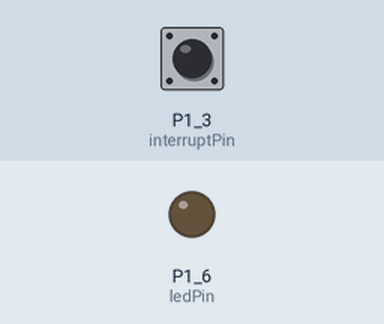
Bench run of a sketch on a simulated TI MSP430 LaunchPad. Shown: output pins drawn as LEDs (lit = HIGH). Inputs (shaded band) come from the test bench; at power-on: P1_3 (interruptPin) HIGH.

Above: at 1.2 s.
1.3 s: P1_3 (interruptPin) pulled LOW for 0.15 s
At 2.2 s:
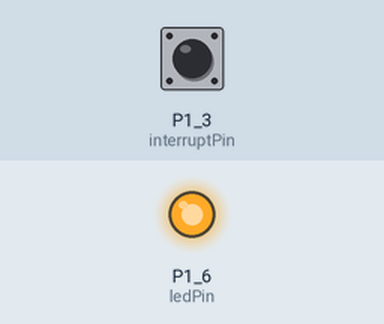
2.9 s: P1_3 (interruptPin) pulled LOW for 1 s
At 3.4 s:
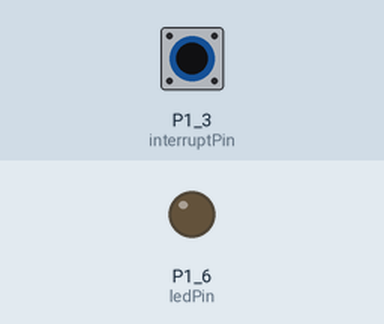
5.4 s: P1_3 (interruptPin) pulled LOW for 3.2 s
At 6.5 s:
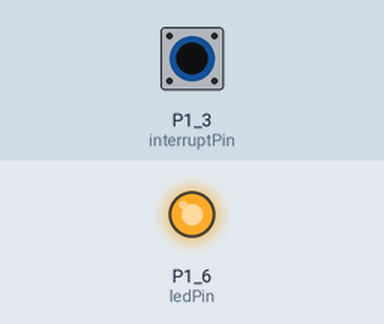
Timing chart, 0 to 8.4 s (numbered marks = the images above; inputs shaded):
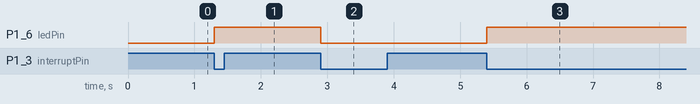

The sketch:

intrrupt.ino
```cpp
const byte ledPin = P1_6;
const byte interruptPin = P1_3;
volatile byte state = LOW;

void setup() {
  pinMode (ledPin, OUTPUT);
  pinMode (interruptPin, INPUT_PULLUP);
  attachInterrupt(digitalPinToInterrupt(interruptPin), blink, FALLING);

}

void loop() {
  digitalWrite(ledPin, state);
}
 void blink() {
  state = !state;
 }
```

Measured:
- after the input at 1.3 s, P1_6 (ledPin): LOW → HIGH at once
- after the input at 2.9 s, P1_6 (ledPin): HIGH → LOW at once
- after the input at 5.4 s, P1_6 (ledPin): LOW → HIGH at once
